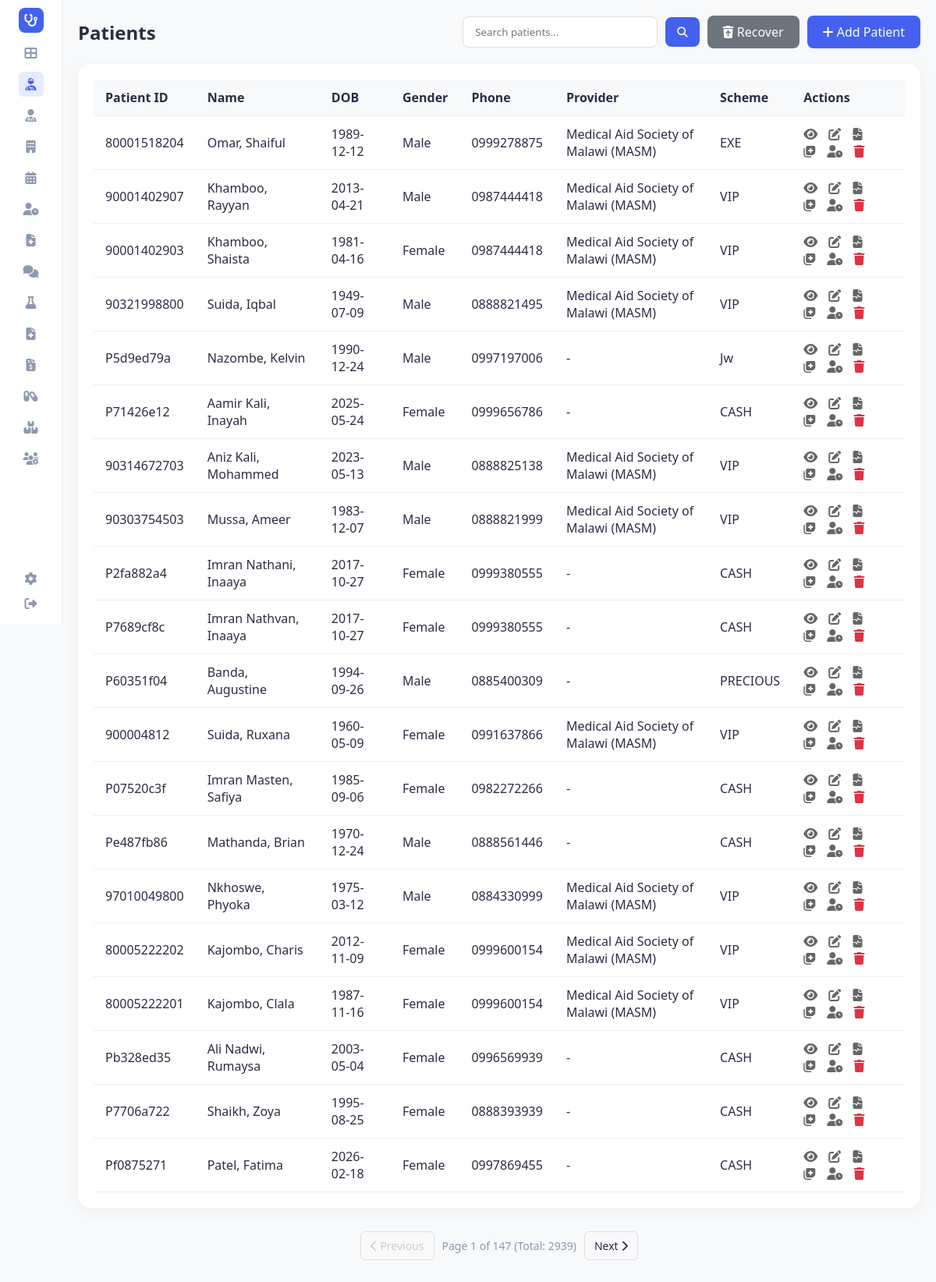
Screenshot of /patients (signed in) with the database file from the repository.
### tables this page shows
CREATE TABLE patients (
                patient_id TEXT PRIMARY KEY,
                first_name TEXT,
                last_name TEXT,
                date_of_birth TEXT,
                gender TEXT,
                phone TEXT,
                email TEXT,
                address TEXT,
                emergency_contact TEXT,
                blood_group TEXT,
                medical_history TEXT,
                created_date TEXT,
                scheme_provider TEXT,
                scheme_type TEXT
            , is_deleted INTEGER DEFAULT 0, deleted_at TEXT);

### app.py (the view)
@app.route('/patients')
def patients():
    search_term = request.args.get('search', '')
    page = request.args.get('page', 1, type=int)
    per_page = 20
    if search_term:
        all_results = hms.search_patients(search_term)
        total_count = len(all_results)
        patients_slice, total_pages = paginate_list(all_results, page, per_page)
    else:
        total_count = hms.get_patients_count()
        patients_slice = hms.get_patients_paginated(page, per_page)
        total_pages = math.ceil(total_count / per_page)
    return render_template('patients.html',
                           patients=patients_slice,
                           active_page='patients',
                           search_term=search_term,
                           page=page,
                           total_pages=total_pages,
                           total_count=total_count)

### app.py (called while the page is built)
@app.before_request
def require_login():
    allowed_routes = ['login', 'register', 'static']
    if request.endpoint not in allowed_routes and 'user_id' not in session:
        return redirect(url_for('login'))

@app.context_processor
def inject_user():
    username = session.get('username')
    role = session.get('role')
    unread = 0
    if username:
        unread = hms.get_unread_count(username, role)
    return dict(current_user=username, current_role=role, unread_messages_count=unread, hms=hms)

### database/db_manager.py (called while the page is built)
    def get_connection(self):
        conn = sqlite3.connect(self.db_file)
        conn.row_factory = sqlite3.Row
        return conn

    def _row_to_obj(self, cls: Type[T], row: sqlite3.Row) -> T:
        d = dict(row)
        for field in fields(cls):
            if field.type in (dict, Dict[str, Any], list, List[Any]) and d.get(field.name):
                try:
                    d[field.name] = json.loads(d[field.name])
                except:
                    pass
            elif field.type == bool and field.name in d:
                d[field.name] = bool(d[field.name])
        allowed = {f.name for f in fields(cls)}
        filtered = {k: v for k, v in d.items() if k in allowed}
        return cls(**filtered)

    def count(self, table: str, where_clause: str = None, params: tuple = ()) -> int:
        try:
            conn = self.get_connection()
            cursor = conn.cursor()
            where = f"WHERE {where_clause}" if where_clause else ""
            cursor.execute(f"SELECT COUNT(*) FROM {table} {where}", params)
            count = cursor.fetchone()[0]
            conn.close()
            return count
        except Exception as e:
            print(f"[ERROR] DatabaseManager.count: {e}")
            return 0

### main.py (called while the page is built)
    def get_patients_paginated(self, page: int = 1, per_page: int = 20) -> List[Patient]:
        return self.db.get_all(Patient, 'patients', limit=per_page, offset=(page-1)*per_page, order_by='rowid DESC', where_clause="is_deleted = 0")

    def get_patients_count(self) -> int:
        return self.db.count('patients', "is_deleted = 0")

    def get_unread_count(self, user_id: str, role: str) -> int:
        conn = self.db.get_connection()
        cursor = conn.cursor()
        cursor.execute("""
            SELECT COUNT(*) FROM messages
            WHERE is_read = 0 AND (recipient_id = ? OR recipient_id = ? OR recipient_id = 'all')
        """, (user_id, role))
        count = cursor.fetchone()[0]
        conn.close()
        return count

### templates/patients.html (shortened to what this page needs)
<!DOCTYPE html>
<html lang="en">
<head>
    <link rel="stylesheet" href="{{ url_for('static', filename='style.css') }}">
    <link rel="stylesheet" href="https://cdnjs.cloudflare.com/ajax/libs/font-awesome/6.4.0/css/all.min.css">
</head>
<body>
    <div class="container">
        {% include 'sidebar.html' %}
        <main class="main-content">
            <div class="header-actions">
                <h2>Patients</h2>
                <div style="display: flex; gap: 10px;">
                    <form action="{{ url_for('patients') }}" method="get" class="search-form" style="display: flex; align-items: center; gap: 10px;">
                        <input type="text" name="search" placeholder="Search patients..." value="{{ search_term if search_term else '' }}" style="padding: 10px 15px; border: 1px solid #ddd; border-radius: 8px; outline: none; width: 250px;">
                        <button type="submit" style="background-color: #4361ee; color: white; border: none; padding: 10px 15px; border-radius: 8px; cursor: pointer;"><i class="fas fa-search"></i></button>
                    </form>
                    <a href="{{ url_for('deleted_patients') }}" class="btn-add" style="background-color: #6c757d;"><i class="fas fa-trash-restore"></i> Recover</a>
                    <a href="{{ url_for('add_patient') }}" class="btn-add"><i class="fas fa-plus"></i> Add Patient</a>
                </div>
            </div>
            <div class="table-container">
                <table>
                    <thead>
                        <tr>
                            <th>Patient ID</th>
                            <th>Name</th>
                            <th>DOB</th>
                            <th>Gender</th>
                            <th>Phone</th>
                            <th>Provider</th>
                            <th>Scheme</th>
                            <th>Actions</th>
                        </tr>
                    </thead>
                    <tbody>
                        {% for patient in patients %}
                        <tr ondblclick="window.location.href='{{ url_for('patient_details', patient_id=patient.patient_id) }}'" style="cursor: pointer;" title="Double click to view details">
                            <td>{{ patient.patient_id }}</td>
                            <td>{{ patient.last_name }}, {{ patient.first_name }}</td>
                            <td>{{ patient.date_of_birth }}</td>
                            <td>{{ patient.gender }}</td>
                            <td>{{ patient.phone }}</td>
                            <td>{{ patient.scheme_provider or '-' }}</td>
                            <td>{{ patient.scheme_type or '-' }}</td>
                            <td class="actions">
                                <a href="{{ url_for('patient_details', patient_id=patient.patient_id) }}" title="View"><i class="fas fa-eye"></i></a>
                                <a href="{{ url_for('edit_patient', patient_id=patient.patient_id) }}" title="Edit"><i class="fas fa-edit"></i></a>
                                <a href="{{ url_for('view_medical_records', patient_id=patient.patient_id) }}" title="View All Records"><i class="fas fa-file-medical-alt"></i></a>
                                <a href="{{ url_for('add_medical_record', patient_id=patient.patient_id) }}" title="Create Medical Record"><i class="fas fa-notes-medical"></i></a>
                                <a href="{{ url_for('add_to_queue', patient_id=patient.patient_id) }}" title="Add to Queue"><i class="fas fa-user-clock"></i></a>
                                <a href="{{ url_for('delete_patient', patient_id=patient.patient_id) }}" class="delete" title="Delete" onclick="return confirm('Are you sure you want to delete this patient?')"><i class="fas fa-trash"></i></a>
                            </td>
                        </tr>
                        {% endfor %}
                    </tbody>
                </table>
            </div>
            {% if total_pages > 1 %}
            <div class="pagination">
                <a href="{{ url_for('patients', page=page-1, search=search_term) }}" class="pagination-btn {{ 'disabled' if page == 1 else '' }}">
                    <i class="fas fa-chevron-left"></i> Previous
                </a>
                <div class="pagination-info">
                    Page {{ page }} of {{ total_pages }} (Total: {{ total_count }})
                </div>
                <a href="{{ url_for('patients', page=page+1, search=search_term) }}" class="pagination-btn {{ 'disabled' if page == total_pages else '' }}">
                    Next <i class="fas fa-chevron-right"></i>
                </a>
            </div>
            {% endif %}
        </main>
    </div>
</body>
</html>

### static/style.css (style rules this page uses)
:root { --primary-color: #4361ee; --secondary-color: #3f37c9; --success-color: #4cc9f0; --warning-color: #f72585; --text-dark: #2b2d42; --text-light: #8d99ae; --bg-light: #f8f9fa; --white: #ffffff; --sidebar-width: 80px; --border-radius: 16px; --shadow: 0 4px 20px rgba(0, 0, 0, 0.05); }
* { margin: 0; padding: 0; box-sizing: border-box; font-family: 'Segoe UI', Tahoma, Geneva, Verdana, sans-serif; }
body { background-color: var(--bg-light); color: var(--text-dark); min-height: 100vh; margin: 0; }
.container { display: flex !important; min-height: 100vh !important; height: auto !important; overflow: visible !important; }
.main-content { flex: 1 !important; padding: 20px !important; display: flex; flex-direction: column; min-width: 0; }
.pagination { display: flex; justify-content: center; align-items: center; gap: 10px; margin-top: 20px; padding: 10px; }
.pagination-btn { padding: 8px 12px; border: 1px solid #ddd; border-radius: 6px; text-decoration: none; color: var(--text-dark); transition: all 0.2s; font-size: 14px; }
.pagination-btn.disabled { color: #ccc; pointer-events: none; background-color: #f9f9f9; }
.pagination-info { font-size: 14px; color: var(--text-light); }

### templates/patients.html (style rules this page uses)
.table-container { background-color: white; padding: 20px; border-radius: 16px; box-shadow: 0 4px 20px rgba(0, 0, 0, 0.05); }
.header-actions { display: flex; justify-content: space-between; align-items: center; margin-bottom: 20px; }
.btn-add { background-color: #4361ee; color: white; padding: 10px 20px; text-decoration: none; border-radius: 8px; font-weight: 500; }
table { width: 100%; border-collapse: collapse; }
th, td { padding: 12px 15px; text-align: left; border-bottom: 1px solid #eee; }
th { background-color: #f8f9fa; font-weight: 600; }
.actions a { margin-right: 10px; color: #666; text-decoration: none; }
.actions a.delete { color: #dc3545; }

### rows the page displays
patients: patient_id "80001518204", last_name "Omar", first_name "Shaiful", date_of_birth "1989-12-12", gender "Male", phone "0999278875", scheme_provider "Medical Aid Society of Malawi (MASM)", scheme_type "EXE"
patients: patient_id "90001402907", last_name "Khamboo", first_name "Rayyan", date_of_birth "2013-04-21", gender "Male", phone "0987444418", scheme_provider "Medical Aid Society of Malawi (MASM)", scheme_type "VIP"
patients: patient_id "90001402903", last_name "Khamboo", first_name "Shaista", date_of_birth "1981-04-16", gender "Female", phone "0987444418", scheme_provider "Medical Aid Society of Malawi (MASM)", scheme_type "VIP"
patients: patient_id "90321998800", last_name "Suida", first_name "Iqbal", date_of_birth "1949-07-09", gender "Male", phone "0888821495", scheme_provider "Medical Aid Society of Malawi (MASM)", scheme_type "VIP"
patients: patient_id "P5d9ed79a", last_name "Nazombe", first_name "Kelvin", date_of_birth "1990-12-24", gender "Male", phone "0997197006", scheme_provider "-", scheme_type "Jw"
patients: patient_id "P71426e12", last_name "Aamir Kali", first_name "Inayah", date_of_birth "2025-05-24", gender "Female", phone "0999656786", scheme_provider "-", scheme_type "CASH"
patients: patient_id "90314672703", last_name "Aniz Kali", first_name "Mohammed", date_of_birth "2023-05-13", gender "Male", phone "0888825138", scheme_provider "Medical Aid Society of Malawi (MASM)", scheme_type "VIP"
patients: patient_id "90303754503", last_name "Mussa", first_name "Ameer", date_of_birth "1983-12-07", gender "Male", phone "0888821999", scheme_provider "Medical Aid Society of Malawi (MASM)", scheme_type "VIP"
patients: patient_id "P2fa882a4", last_name "Imran Nathani", first_name "Inaaya", date_of_birth "2017-10-27", gender "Female", phone "0999380555", scheme_provider "-", scheme_type "CASH"
patients: patient_id "P7689cf8c", last_name "Imran Nathvan", first_name "Inaaya", date_of_birth "2017-10-27", gender "Female", phone "0999380555", scheme_provider "-", scheme_type "CASH"
patients: patient_id "P60351f04", last_name "Banda", first_name "Augustine", date_of_birth "1994-09-26", gender "Male", phone "0885400309", scheme_provider "-", scheme_type "PRECIOUS"
patients: patient_id "900004812", last_name "Suida", first_name "Ruxana", date_of_birth "1960-05-09", gender "Female", phone "0991637866", scheme_provider "Medical Aid Society of Malawi (MASM)", scheme_type "VIP"
patients: patient_id "P07520c3f", last_name "Imran Masten", first_name "Safiya", date_of_birth "1985-09-06", gender "Female", phone "0982272266", scheme_provider "-", scheme_type "CASH"
patients: patient_id "Pe487fb86", last_name "Mathanda", first_name "Brian", date_of_birth "1970-12-24", gender "Male", phone "0888561446", scheme_provider "-", scheme_type "CASH"
patients: patient_id "97010049800", last_name "Nkhoswe", first_name "Phyoka", date_of_birth "1975-03-12", gender "Male", phone "0884330999", scheme_provider "Medical Aid Society of Malawi (MASM)", scheme_type "VIP"
patients: patient_id "80005222202", last_name "Kajombo", first_name "Charis", date_of_birth "2012-11-09", gender "Female", phone "0999600154", scheme_provider "Medical Aid Society of Malawi (MASM)", scheme_type "VIP"
patients: patient_id "80005222201", last_name "Kajombo", first_name "Clala", date_of_birth "1987-11-16", gender "Female", phone "0999600154", scheme_provider "Medical Aid Society of Malawi (MASM)", scheme_type "VIP"
patients: patient_id "Pb328ed35", last_name "Ali Nadwi", first_name "Rumaysa", date_of_birth "2003-05-04", gender "Female", phone "0996569939", scheme_provider "-", scheme_type "CASH"
patients: patient_id "P7706a722", last_name "Shaikh", first_name "Zoya", date_of_birth "1995-08-25", gender "Female", phone "0888393939", scheme_provider "-", scheme_type "CASH"
patients: patient_id "Pf0875271", last_name "Patel", first_name "Fatima", date_of_birth "2026-02-18", gender "Female", phone "0997869455", scheme_provider "-", scheme_type "CASH"

### other values shown
{{ page }} "1"
{{ total_pages }} "147"
{{ total_count }} "2939"
